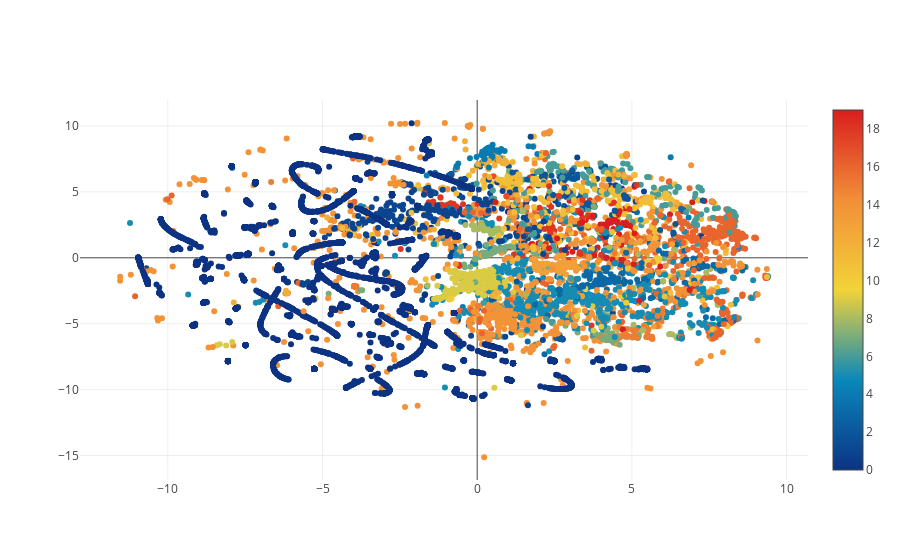

Notebook source saved alongside this figure:
### Code cell
trace = go.Scatter(
    x = tsne_fit[:,0],
    y = tsne_fit[:,1],
    mode='markers',
    name='Lines, Marers and Text',
    marker=dict(color=cluster_pred,
               colorscale='Portland',
               showscale=True)
)
data = [trace]
iplot(data, filename='scatter')

### Figure 1 — Plotly figure (JSON) as saved in the notebook; plotly's stock layout.template omitted (floating-point values rounded to 4 significant figures; data arrays with more than 128 entries replaced by an {"elided": "..."} marker saying what was removed)
{"data": [{"marker": {"color": {"elided": "9976 int values"}, "colorscale": "Portland", "showscale": true}, "mode": "markers", "name": "Lines, Marers and Text", "type": "scatter", "x": {"elided": "9976 float values"}, "y": {"elided": "9976 float values"}}], "layout": {}}
